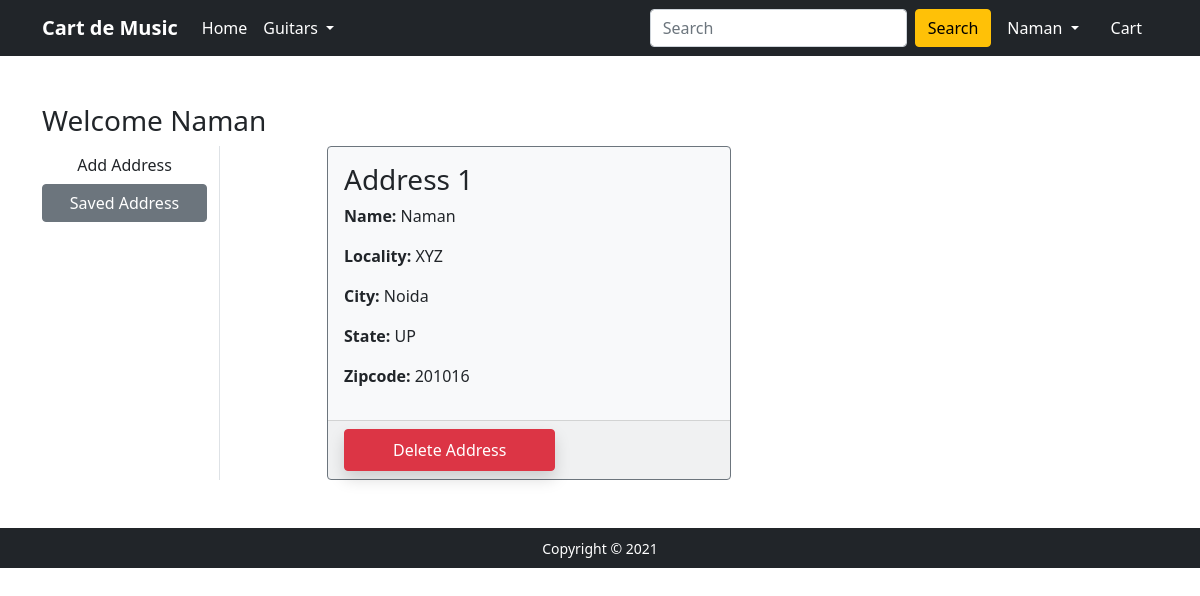
The page /address/ (signed in) on the database its author committed.
### app/models.py (models this page shows, shortened)
class Customer(models.Model):
    user = models.ForeignKey(User,on_delete=models.CASCADE)
    name = models.CharField(max_length=200)
    locality = models.CharField(max_length=200)
    city = models.CharField(max_length=50)
    zipcode = models.IntegerField()
    state = models.CharField(choices=STATE_CHOICES, max_length=50)

### app/views.py (the view)
# urls.py: path('address/', views.address, name='address'),
@login_required
def address(request):
 add = Customer.objects.filter(user=request.user)
 return render(request, 'app/address.html', {'add':add, 'active':'btn-secondary'})

### app/templates/app/address.html (shortened to what this page needs)
{% extends 'app/base.html' %}
{% load static %}
{% block main-content %}
<div class="container my-5">
 <div class="row">
 <h3>Welcome {{request.user.username|capfirst}}</h3>
  <div class="col-sm-2 border-end">
   <ul class="list-unstyled">
    <li class="d-grid"><a href="{% url 'profile' %}" class="btn">Add Address</a></li>
    <li class="d-grid"><a href="{% url 'address' %}" class="btn {{active}}">Saved Address</a></li>
   </ul>
  </div>
  <div class="col-sm-9 offset-sm-1">
   <div class="row">
   {% for ad in add%}
    <div class="col-sm-6">
     <div class="card bg-light border-secondary">
      <div class="card-body">
       <h3> Address {{forloop.counter}}</h3>
       <p><strong>Name:</strong> {{ad.name|capfirst}}</p>
       <p> <strong> Locality: </strong> {{ad.locality|capfirst}} </p>
       <p><strong> City: </strong> {{ad.city|capfirst}} </p>
       <p><strong> State:</strong> {{ad.state}}</p>
       <p><strong> Zipcode: </strong> {{ad.zipcode}}</p>
      </div>
      <div class="card-footer">
       <form action="/deleteaddress" class="d-inline">
   <button text="center" type="submit" class="btn btn-danger shadow px-5 py-2">
  Delete Address </button>  </div>
     </div>
    </div>
 {%endfor%}
   </div>
  </div>
 </div>
</div>
{% endblock main-content %}

### app/templates/app/base.html (shortened to what this page needs)
<!doctype html>
{% load static %}
<html lang="en">
  <head>
    <link href="https://cdn.jsdelivr.net/npm/bootstrap@5.0.0-beta1/dist/css/bootstrap.min.css" rel="stylesheet">
    <link rel="stylesheet" href="{% static 'app/css/owl.carousel.min.css' %}">
    <link rel="stylesheet" href="{% static 'app/css/all.min.css' %}">
    <link rel="stylesheet" href="{% static 'app/css/style.css' %}">
  </head>
  <body>
    <nav class="navbar navbar-expand-lg navbar-dark bg-dark">
     <div class="container">
       <a class="navbar-brand" href="/"><strong> Cart de Music </strong> </a>
       <div class="collapse navbar-collapse" id="navbarSupportedContent">
         <ul class="navbar-nav me-auto mb-2 mb-lg-0">
           <li class="nav-item">
             <a class="nav-link active" aria-current="page" href="/">Home</a>
           </li>
           <li class="nav-item dropdown">
             <a class="nav-link dropdown-toggle text-white" href="#" id="electronicsDropdown" role="button" data-bs-toggle="dropdown" aria-expanded="false">
               Guitars
             </a>
           </li>
         </ul>
         <form class="d-flex" action="/searchproduct">
           <input class="form-control me-2" type="search" placeholder="Search" aria-label="Search" name="search_query" id="search_query">
           <button class="btn btn-warning" type="submit">Search</button>
         </form>
         <div>
          <ul class="navbar-nav me-auto mb-2 mb-lg-0">
          {% if request.user.is_authenticated %}
           <li class="nav-item dropdown mx-2">
              <a class="nav-link dropdown-toggle text-white" href="#" id="profileDropdown" role="button" data-bs-toggle="dropdown" aria-expanded="false">
               {{request.user.username|capfirst}}
              </a>
            </li>
            <li class="nav-item mx-2">
             <a href="{% url 'show_cart' %}" class="nav-link text-white"> Cart </a>
            </li>
            {%endif%}
          </ul>
         </div>
       </div>
     </div>
    </nav>
    {% block main-content %} {% endblock main-content %}
    <footer class="container-fluid bg-dark text-center p-2 mt-5">
        <small class="text-white">Copyright &copy; 2021  </small>
    </footer>
  </body>
</html>

### rows shown on the page
Customer: name "Naman", locality "XYZ", city "Noida", state "UP", zipcode "201016"

### other values the page prints
{{ request.user.username|capfirst }} "Naman"
